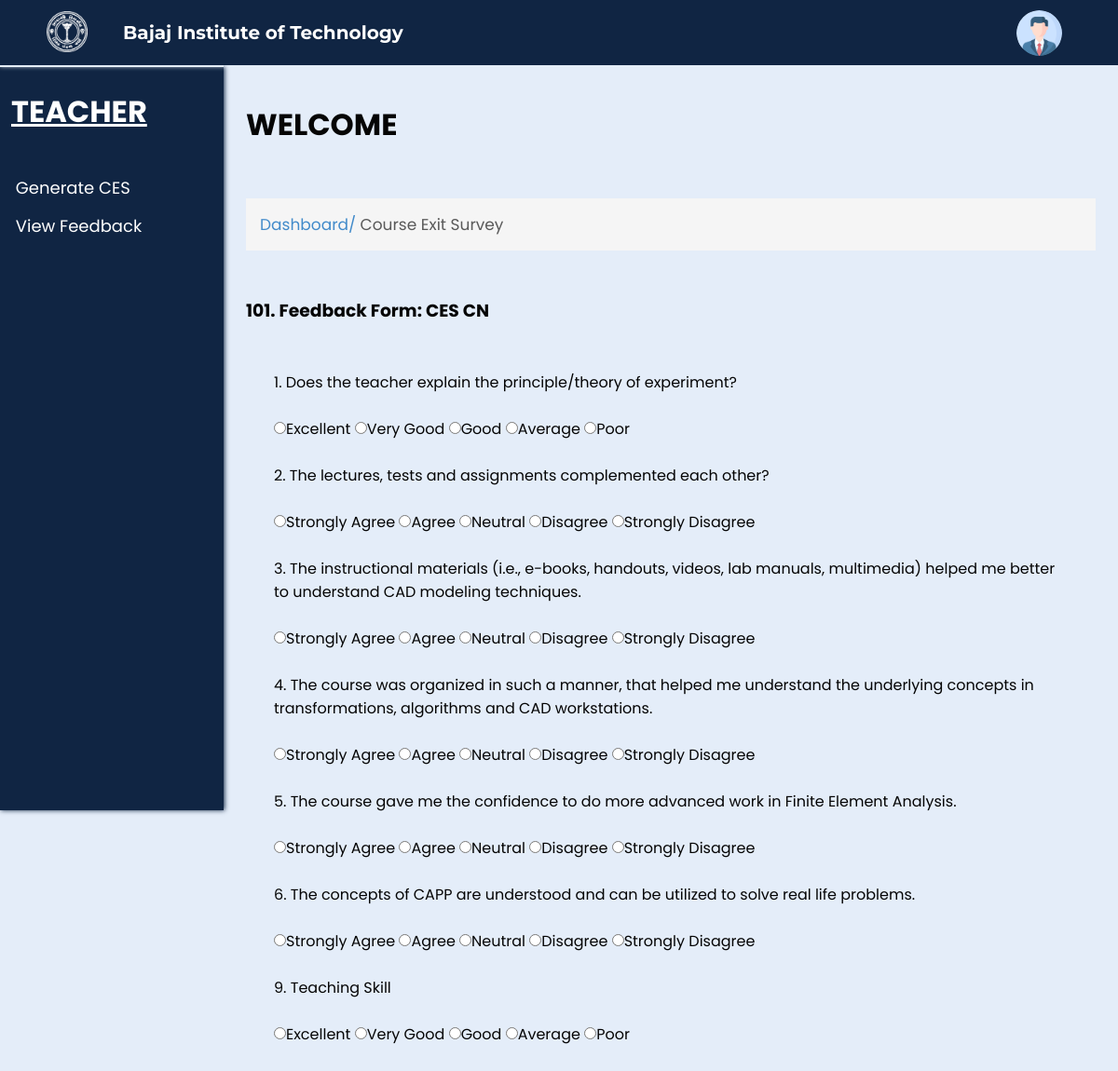
The app's page /feedbackform.php?id=101 (signed in) with its own data.
### tables this page shows
CREATE TABLE `feedbacks` (
  `feedback_id` int(100) NOT NULL,
  `feedback_type` text NOT NULL,
  `author` text NOT NULL,
  `subject` text NOT NULL,
  `status` text NOT NULL,
  `dept` varchar(10) NOT NULL,
  `year` varchar(3) NOT NULL,
  `sem` varchar(4) NOT NULL,
  `section` varchar(1) NOT NULL
);

CREATE TABLE `feedback` (
  `id` int(10) NOT NULL,
  `feedback_id` int(11) NOT NULL,
  `question_id` int(11) NOT NULL
);

CREATE TABLE `questions` (
  `questionid` int(100) NOT NULL,
  `question` text NOT NULL,
  `questiontype` text NOT NULL,
  `option1` text NOT NULL,
  `mark1` int(10) DEFAULT 10,
  `option2` text NOT NULL,
  `mark2` int(10) NOT NULL DEFAULT 8,
  `option3` text NOT NULL,
  `mark3` int(10) NOT NULL DEFAULT 5,
  `option4` text NOT NULL,
  `mark4` int(10) NOT NULL DEFAULT 3,
  `option5` text NOT NULL,
  `mark5` int(10) NOT NULL DEFAULT 1
);

### feedbackform.php (the view, shortened to what this page needs)
<?php
include('connect.php');
$id = $_GET['id'];
$sql = "SELECT * FROM feedbacks WHERE feedback_id = $id";
$result = mysqli_query($conn, $sql);
$row = mysqli_fetch_assoc($result);
$type = $row['feedback_type'];
$subject = $row['subject'];
$query = "SELECT question_id FROM feedback WHERE feedback_id = $id";
$result1 = mysqli_query($conn, $query);
?>
<html lang="en">
<head>
    <link rel="stylesheet" href="css/ces.css?v=<?php echo time(); ?>">
    <link rel="stylesheet" href="css/common.css?v=<?php echo time(); ?>">
</head>
<body>
    <div class="nav">
        <div class="img">
            <img id="img" src="images/bitlogo_transparent.png" alt="BIT Logo">
        </div>
        <h2 id="heading">Bajaj Institute of Technology</h2>
        <div class="links" id="links">
            <div class="account_div">
                <img class="account_img" src="images/user.png" alt="User" width="7%" style="border-radius: 50%;">
            </div>
        </div>
    </div>
    <div class="spaces"></div>
    <div class="full">
        <div class="left">
            <h1>TEACHER</h1>
            <ul>
                <li><a href="generatefeedback.php">Generate CES</a></li>
                <li><a href="#">View Feedback</a></li>
            </ul>
        </div>
        <div class="right">
            <h1>WELCOME</h1>
            <br>
            <p class="s1">Dashboard/ <span class="head">Course Exit Survey</span></p>
            <br>
            <br>
            <form>
                <h3><?php echo $id, ". Feedback Form: ", $type, " ", $subject; ?></h3><br /><br />
                <div class="questions">
                    <?php
                    $i = 0;
                    while ($row1 = mysqli_fetch_assoc($result1)) {
                        $question_id = $row1['question_id'];
                        $query2 = "SELECT * FROM questions WHERE questionid = '$question_id'";
                        $result2 = mysqli_query($conn, $query2);
                        $row2 = mysqli_fetch_assoc($result2);
                    ?>
                        <?php echo $row2['questionid'] % 100, "."; ?>
                        <?php echo $row2['question']; ?><br><br>
                        <input type="radio" name="<?php echo 'option', $i ?>" value="<?php echo $row2['option1']; ?>"><?php echo $row2['option1']; ?>
                        <input type="radio" name="<?php echo 'option', $i ?>" value="<?php echo $row2['option2']; ?>"><?php echo $row2['option2']; ?>
                        <input type="radio" name="<?php echo 'option', $i ?>" value="<?php echo $row2['option3']; ?>"><?php echo $row2['option3']; ?>
                        <input type="radio" name="<?php echo 'option', $i ?>" value="<?php echo $row2['option4']; ?>"><?php echo $row2['option4']; ?>
                        <input type="radio" name="<?php echo 'option', $i ?>" value="<?php echo $row2['option5']; ?>"><?php echo $row2['option5']; ?>
                        <br><br>
                    <?php
                        $i++;
                    }
                    ?>
                </div>
            </form>
        </div>
    </div>
</body>
</html>

### css/CES.css (style rules this page uses)
.questions { margin: 0 30px; }
h1 { top: 0; padding-bottom: 20px; }
.head { color: rgb(89, 89, 89); }

### css/common.css (style rules this page uses)
* { margin: 0; padding: 0; box-sizing: border-box; font-family: 'Poppins', sans-serif; }
body { background-color: #E4EDF9; }
.nav { background-color: #102543; position: fixed; width: 100%; z-index: 100; height: 70px; box-shadow: 0px 1px 5px #E4EDF9; transition: 0.5s; }
.nav .img { transition: 0.5s; margin-left: 2%; padding: 1%; text-align: center; height: 100%; float: left; width: 8%; }
#img { height: 95%; transition: 0.5s; }
.nav .img img { height: 100%; width: auto; }
.links img { width: auto; height: 70%; cursor: pointer; }
.nav h2 { transition: 0.5s; color: white; display: flex; height: 70px; font-size: 20px; float: left; width: 30%; align-items: center; padding: 1%; font-family: 'Montserrat', sans-serif; }
.nav .links { margin-right: 5%; transition: 0.5s; display: flex; height: 70px; float: left; width: 55%; align-items: center; justify-content: right; gap: 4%; font-family: 'Montserrat', sans-serif; }
.spaces { height: 70px; }
.full { width: 100%; max-width: 100%; min-height: 100%; margin: 0px; }
.left { height: 100vh; width: 20vw; background-color: #102543; color: white; border-top: 2px solid #E4EDF9; box-shadow: 1px 0px 5px #102543; position: fixed; }
.left h1 { margin: 10% 5%; text-decoration: underline; }
.right { width: 100%; padding: 5vh 2vw; padding-left: 22vw; color: rgb(5, 5, 5); }
.left ul { list-style-type: none; margin: 10% 7%; }
.left li { cursor: pointer; font-size: 18px; margin-top: 7%; transition: 0.5s; }
.left li a { text-decoration: none; color: white; }
.right>p { margin-top: 10px; font-size: 17px; padding: 15px; background-color: #F5F5F5; color: #428BCA; }
.right>p span { color: rgb(89, 89, 89); }
.account_div { text-align: center; }

### records on screen
feedbacks: feedback_type "CES", subject "CN"
feedback: $row2['questionid']%100 "1", question.question "Does the teacher explain the principle/theory of experiment?", question.option1 "Excellent", question.option2 "Very Good", question.option3 "Good", question.option4 "Average", question.option5 "Poor"
feedback: $row2['questionid']%100 "2", question.question "The lectures, tests and assignments complemented each other?", question.option1 "Strongly Agree", question.option2 "Agree", question.option3 "Neutral", question.option4 "Disagree", question.option5 "Strongly Disagree"
feedback: $row2['questionid']%100 "3", question.question "The instructional materials (i.e., e-books, handouts, videos, lab manuals, multimedia) helped me better to understand CAD modeling techniques.", question.option1 "Strongly Agree", question.option2 "Agree", question.option3 "Neutral", question.option4 "Disagree", question.option5 "Strongly Disagree"
feedback: $row2['questionid']%100 "4", question.question "The course was organized in such a manner, that helped me understand the underlying concepts in transformations, algorithms and CAD workstations.", question.option1 "Strongly Agree", question.option2 "Agree", question.option3 "Neutral", question.option4 "Disagree", question.option5 "Strongly Disagree"
feedback: $row2['questionid']%100 "5", question.question "The course gave me the confidence to do more advanced work in Finite Element Analysis.", question.option1 "Strongly Agree", question.option2 "Agree", question.option3 "Neutral", question.option4 "Disagree", question.option5 "Strongly Disagree"
feedback: $row2['questionid']%100 "6", question.question "The concepts of CAPP are understood and can be utilized to solve real life problems.", question.option1 "Strongly Agree", question.option2 "Agree", question.option3 "Neutral", question.option4 "Disagree", question.option5 "Strongly Disagree"
feedback: $row2['questionid']%100 "9", question.question "Teaching Skill", question.option1 "Excellent", question.option2 "Very Good", question.option3 "Good", question.option4 "Average", question.option5 "Poor"

### other values on screen
$id "101"
